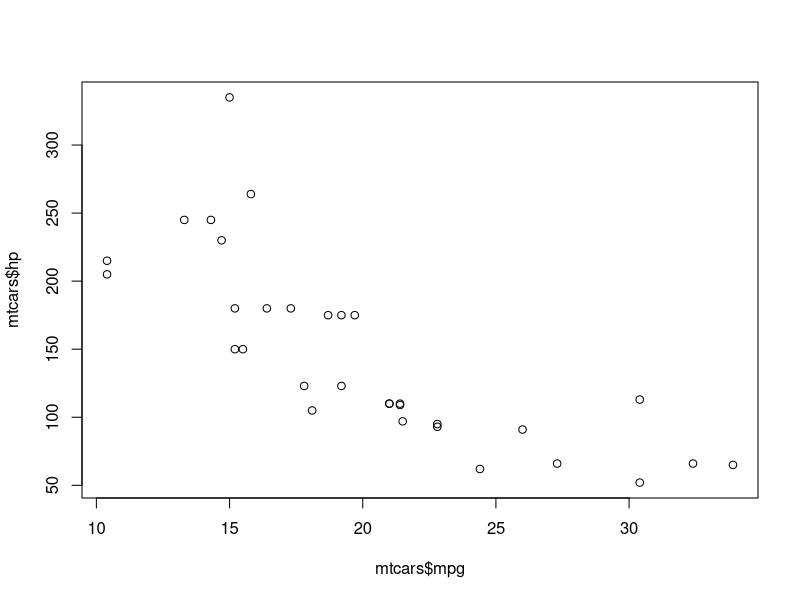
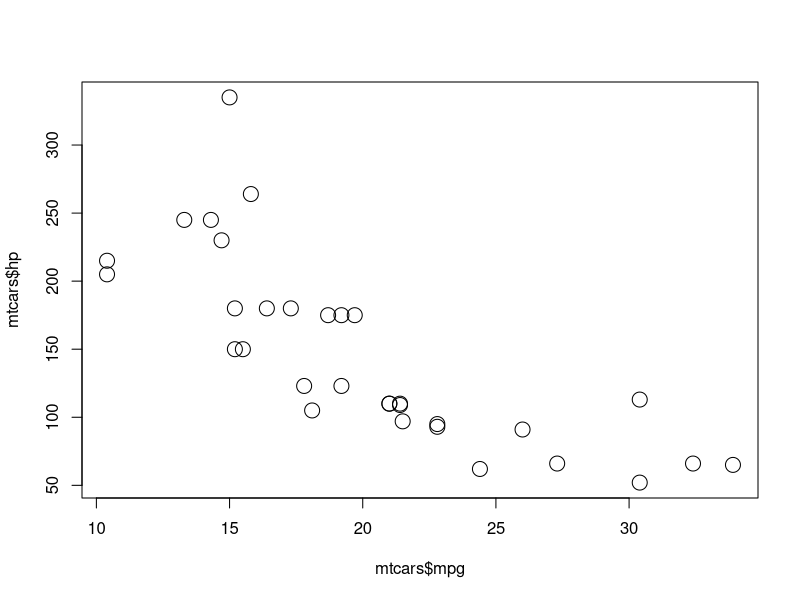
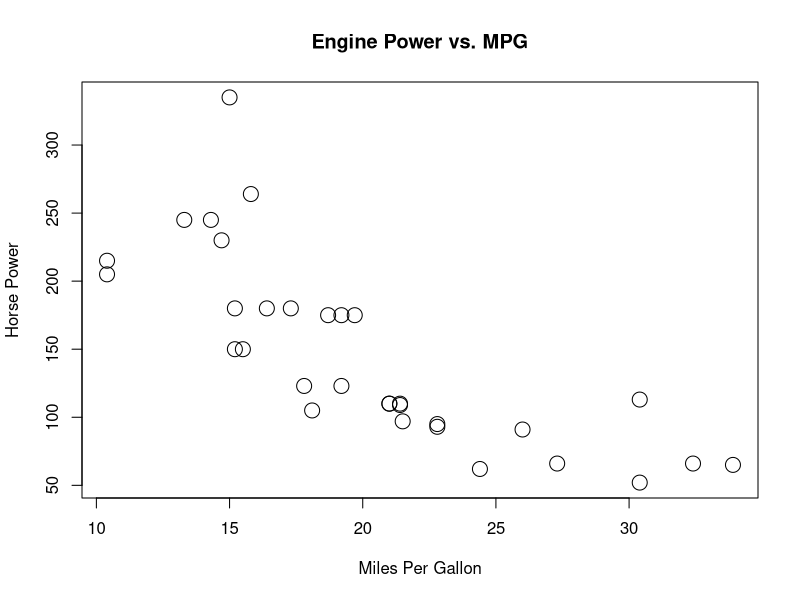
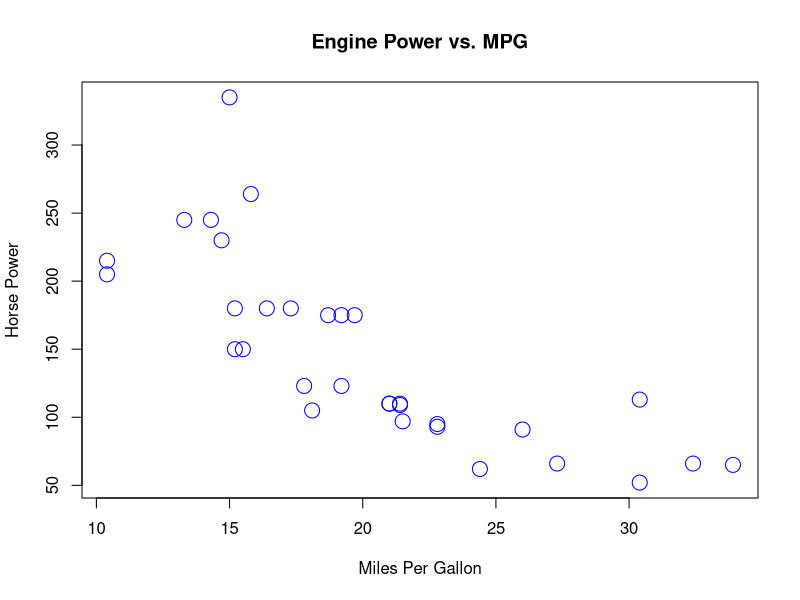
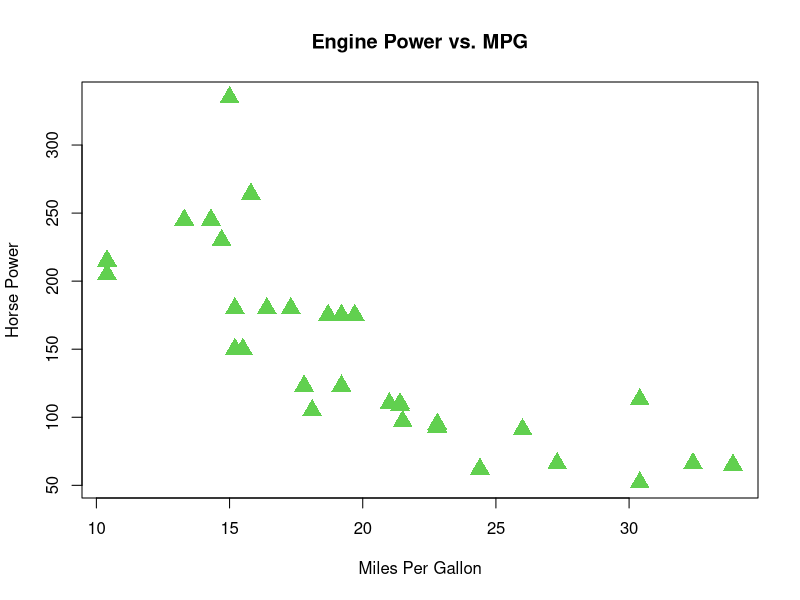
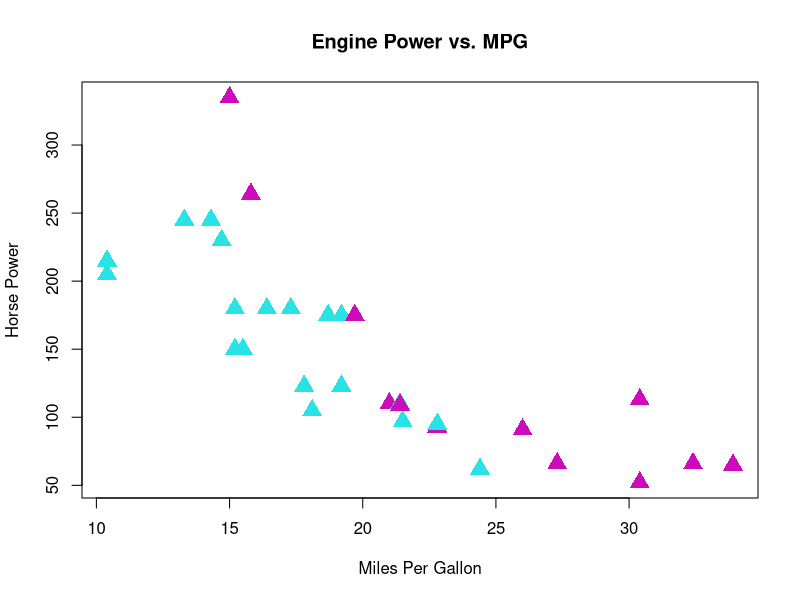
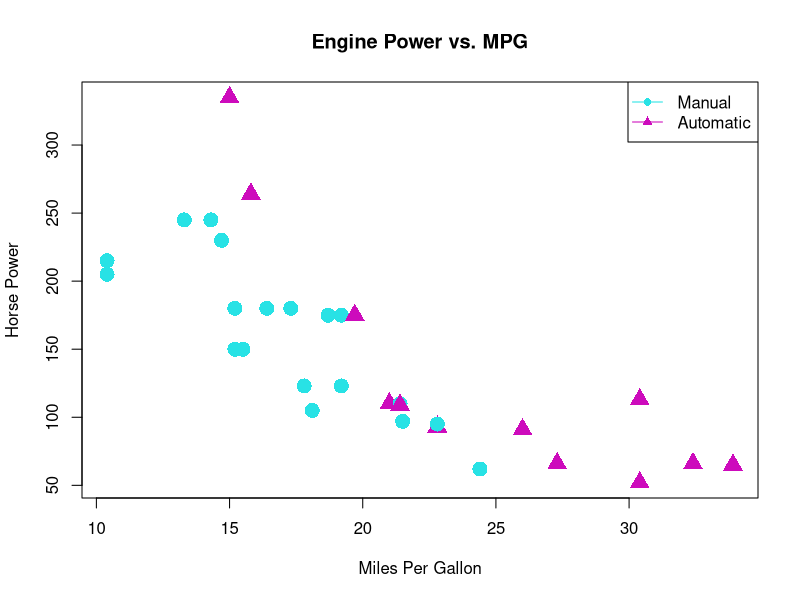

Write R code to recreate these figures, in order.
# Some scatter plot examples.

data(mtcars)

plot(mtcars$mpg, mtcars$hp)

# Change symbol size
plot(mtcars$mpg, mtcars$hp, cex=2)
  
# Add labels  
plot(mtcars$mpg, mtcars$hp, cex=2, 
   xlab="Miles Per Gallon", 
   ylab="Horse Power",
   main="Engine Power vs. MPG")
   
# Set color
plot(mtcars$mpg, mtcars$hp, col = "blue", cex=2, 
   xlab="Miles Per Gallon", 
   ylab="Horse Power",
   main="Engine Power vs. MPG")

# Change Symbol:
# R Colors and PCH Symbols: http://www.statmethods.net/advgraphs/parameters.html
plot(mtcars$mpg, mtcars$hp, col = 259, pch = 17, cex=2, 
   xlab="Miles Per Gallon", 
   ylab="Horse Power",
   main="Engine Power vs. MPG")

# Scatter Plot - stick shift/automatic different colors and same symbols
plot(mtcars$mpg, mtcars$hp, col = 5 + (mtcars$am > 0), pch=17, cex=2,
   xlab="Miles Per Gallon", 
   ylab="Horse Power",
   main="Engine Power vs. MPG")

# Scatter Plot - stick shift/automatic different colors and symbols
plot(mtcars$mpg, mtcars$hp, col = 5 + (mtcars$am > 0), pch=16 + (mtcars$am > 0), cex=2,
   xlab="Miles Per Gallon", 
   ylab="Horse Power",
   main="Engine Power vs. MPG")

# Add a legend   
legend("topright", lty=1, col=c(5,6), pch=c(16,17), legend=c("Manual", "Automatic"))

